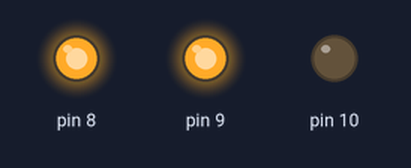
Bench run of a sketch on a simulated Arduino Uno, built with avr-gcc and run on an emulated ATmega328P. Parts: output pins drawn as LEDs (lit = HIGH).

Above: at 0.1 s.
At 0.9 s:
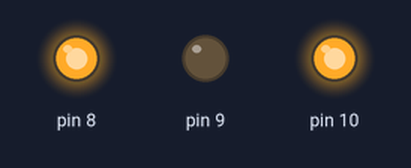
At 1.7 s:
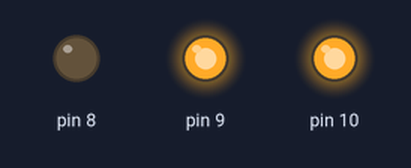
At 2.7 s:
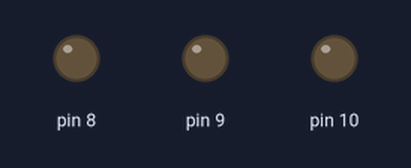
Timing chart, 0 to 3.0 s (numbered marks = the images above):
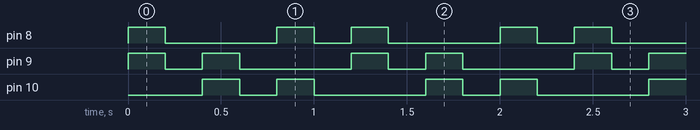

The sketch:

Exp1_LED_Chaser.ino
```cpp
void setup()
{
  pinMode(8,OUTPUT);
  pinMode(9,OUTPUT);
  pinMode(10,OUTPUT);
}
void loop()
{
  digitalWrite(8,HIGH);
  digitalWrite(9,HIGH);
  delay(100);
  delay(100);
  digitalWrite(8,LOW);
  digitalWrite(9,LOW);
  delay(100);
  delay(100);
  digitalWrite(9,HIGH);
  digitalWrite(10,HIGH);
  delay(100);
  delay(100);
  digitalWrite(9,LOW);
  digitalWrite(10,LOW);
  delay(100);
  delay(100);
  digitalWrite(10,HIGH);
  digitalWrite(8,HIGH);
  delay(100);
  delay(100);
  digitalWrite(10,LOW);
  digitalWrite(8,LOW);
  delay(100);
  delay(100);
}
```

Measured:
- by itself, pin 8: repeats every 1.2 s: LOW 0.60 s, HIGH 0.20 s, LOW 0.20 s, HIGH 0.20 s
- by itself, pin 9, pin 10: repeats every 1.2 s: LOW 0.20 s, HIGH 0.20 s, LOW 0.60 s, HIGH 0.20 s
- by itself, everything shown: repeats every 1.2 s, in 6 steps
